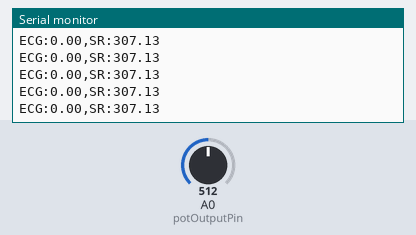
A sketch run on a simulated Arduino Uno, built with avr-gcc and run on an emulated ATmega328P. Shown: the last lines printed to the serial monitor. Inputs (shaded band) come from the test bench; at power-on: A0 (potOutputPin) = 512.

Above: at 1.2 s.
1.3 s: A0 (potOutputPin) set to 716
At 2.3 s:
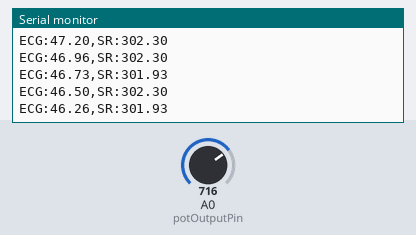
2.8 s: A0 (potOutputPin) set to 900
At 3.9 s:
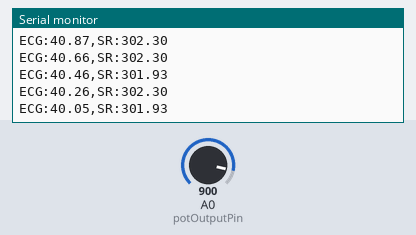
Timing chart, 0 to 5.8 s (numbered marks = the images above; inputs shaded):
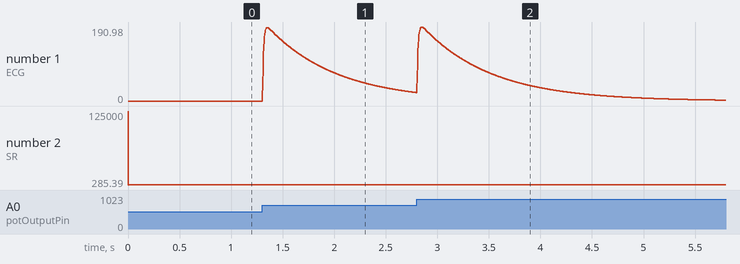

Measured:
- after the input at 1.3 s, the serial monitor: prints a new line at once (image 1)
- plotted number 1: 0 → 21.7 after the input at 1.3 s
- plotted number 2: 307.13 → 302.3 after the input at 1.3 s

The sketch:

m_ECG_butter_amp.ino
```cpp
// ===== ECG SIGNAL VIEWER =====

// Pin definitions
int potOutputPin = A0;   // Potentiometer output (final ECG signal)
int ecgInputPin  = A1;   // LM741 output (monitor only)

// Variables
int rawValue = 0;
float dcEstimate = 512.0;
float alphaDC = 0.995;
float smooth = 0;
float alphaSmooth = 0.25;

// ===== BUTTERWORTH FILTER VARIABLES =====
// 2nd order Butterworth low-pass filter, cutoff ~40Hz, sampling ~500Hz
float b0 = 0.2066;
float b1 = 0.4131;
float b2 = 0.2066;
float a1 = -0.3695;
float a2 = 0.1958;
float x1 = 0, x2 = 0;  // input history
float y1 = 0, y2 = 0;  // output history
float filteredValue = 0;

// Sampling rate measurement
unsigned long lastSampleTime = 0;
unsigned long sampleInterval = 0;
float samplingRate = 0.0;

void setup() {
  // initializes pin modes
  pinMode(potOutputPin, INPUT);  // ECG after pot
  pinMode(ecgInputPin, INPUT);   // ECG before pot (optional monitor)

  Serial.begin(115200); // initiates serial communication for debugging
  lastSampleTime = micros();
}

void loop() {
  // Calculate sampling rate
  unsigned long currentTime = micros();
  sampleInterval = currentTime - lastSampleTime;
  samplingRate = 1000000.0 / sampleInterval;  // Hz
  lastSampleTime = currentTime;

  // Read ECG from potentiometer output
  rawValue = analogRead(potOutputPin);

  // Remove DC offset
  dcEstimate = alphaDC * dcEstimate + (1 - alphaDC) * rawValue;
  float ecg = rawValue - dcEstimate;

  // Smooth the signal
  smooth = alphaSmooth * ecg + (1 - alphaSmooth) * smooth;

  // ===== BUTTERWORTH FILTER =====
  // Apply 2nd order Butterworth low-pass filter
  filteredValue = b0 * smooth + b1 * x1 + b2 * x2 - a1 * y1 - a2 * y2;

  // Update filter history
  x2 = x1;
  x1 = smooth;
  y2 = y1;
  y1 = filteredValue;

  // Send to Serial Plotter (use filtered signal instead of raw smooth)
  Serial.print("ECG:");
  Serial.print(filteredValue);
  Serial.print(",SR:");
  Serial.println(samplingRate);

  delay(2); // ~500 Hz sampling
}
```
